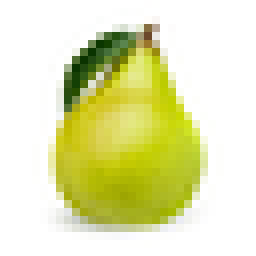
#> input picture Entrega_02/pera.png, 32 x 32 px, found by its file name (shown 8 times larger)
$ jupyter execute --allow-errors Entrega_02.ipynb
#> lines starting #> are read from the running program, lines starting #| are printed output that depends on the picture; after the words box and inside, x2 and y2 are one past the last pixel; in counts of white or black regions, pixels touching at a corner belong together
<a href="https://colab.research.google.com/github/bdbejarc/Instrumentos-Opticos/blob/main/Entrega_02.ipynb" target="_parent"></a>

[cell 1]
# Importar librerías

import pandas as pd
import matplotlib as mlt
import numpy as np
import matplotlib.pyplot as plt
import cv2

[cell 2]
# Coordenadas de mundo
nm = 1e-9
um = 1e-6
mm = 1e-3
cm = 1e-2

# Longitud de onda
w_length = 450*nm


# # Solo por operación definimos N y M de una imagen 2048 x 2048
# N = 2048 # coordenada X
# M = 2048 # coordenada Y


# Diferenciales, como N y M pendientes por definir para una imagen
dx = dy = 1*um # los diferenciales (tamaño de pixel)

[cell 3]
# Función para graficar complejos
def fun_ploteo_complejo(mat, indicador, escala):
    '''
    mat  es una matriz compleja a plotear
    indicador = I para intensidad, A para amplitud, P para fase
    escala = 1 para nada, 0 para logarítmica
    '''
    if(indicador =="I"):
        mat = np.abs(mat)**2
    elif(indicador == "A"):
        mat = np.abs(mat)
    elif(indicador == "P"):
        mat = np.angle(mat)

    if (escala == 1):
        plt.figure()
        plt.imshow(mat)
        plt.colorbar()
        plt.show()
    else:
        plt.figure()
        plt.imshow( np.log( mat + 0.0001))
        plt.colorbar()
        plt.show()

[cell 4]
pera_img = cv2.imread('pera.png', 0)              # Lecutra del .csv como un objeto np.array
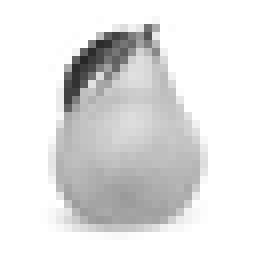
#> pera_img: shape (32, 32) (shown 8 times larger); min 39, max 255, mean 225.8
print(np.shape(pera_img) )
#| (32, 32)

[cell 5]
gafas_img = cv2.imread('gafas.png', 0)              # Lecutra del .csv como un objeto np.array
print(np.shape(gafas_img) )

[cell 6]
dodoco = cv2.imread('dodoco.jpeg', 0)              # Lecutra del .csv como un objeto np.array
#> (the rest of this cell did not finish here and is left out)

[cell 7]
#Abertura circular

mask = np.zeros((1024,1024), dtype = "uint8")
coord_prev = np.shape(mask)
coord = int(coord_prev[0]/2)
print (coord)
cv2.circle(mask, (coord, coord), 20, 1, -1)
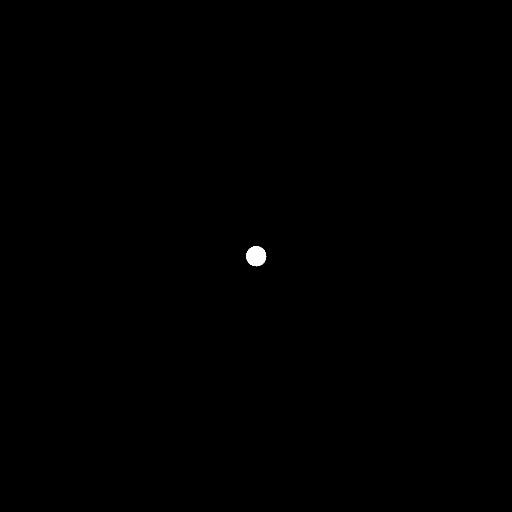
#> mask: shape (1024, 1024) (shown at 1/2 size); values 0 (black) and 1 (white), 0.12% white; 1 white region, box (x1, y1, x2, y2) and area: (492, 492, 533, 533) 1257
plt.imshow(mask)
plt.colorbar()
plt.show()

[cell 8]
mask2 = np.zeros((1024,1024), np.uint8)
cv2.rectangle(mask2, (506,506), (500,500),10, -1)
#> mask2: shape (1024, 1024); values 0 (black) and 10 (white), 0% white; 1 white region, box (x1, y1, x2, y2) and area: (500, 500, 507, 507) 49
plt.figure()
plt.imshow(mask2)
plt.colorbar()
plt.show()

[cell 9]
def fun_prop_Fresnel(campo, w_length, z, L_x, L_y, dx, dy, fft = True ):
    '''

    '''
#> called with w_length = 4.5e-07, z = 3e-05, L_x = 3.2e-05, L_y = 3.2e-05, dx = 1e-06, dy = 1e-06, fft = True
    # Vector de onda
    k_vect = 2*np.pi/w_length

    # Número de muestras
    N_x = int(L_x/dx)
    N_y = int(L_y/dy)

    # delta espacio del plano z=0, satisfaciendo el requerimiento para el kernel de DFT
    dx_0 = (w_length * z)/(dx * N_x)
    dy_0 = (w_length * z)/(dy * N_y)

    # 2. Preparar U'
    # Preparar U', inicialmente una matriz de ceros
    U_prima = np.zeros(np.shape(campo), dtype = np.complex128)


    #  Este bloque de código es equivalente al anterior, pero con la diferencia que se reemplazaron los valores de dx_0 y dy_0
    # para evitar divisiones por cero cuando z=0
    for n_0 in np.arange(N_x):
        for m_0 in np.arange(N_y):
            U_prima[n_0,m_0] = campo[n_0, m_0] * np.exp( (1j*k_vect/(2*z) ) * ( (n_0*dx_0 )**2 + (m_0*dy_0 )**2) )


     # 3. DFT// de U' para obtener U'' en una pisición z
    if fft == False:
          U_2prima = fun_DFT(U_prima, L_x, L_y, dx, dy)
    else:
          U_2prima = np.fft.fftshift(np.fft.fftn(U_prima))


    # 4. Escalar U
    # Inicialmente U como una matriz de ceros
    U_z = np.zeros(np.shape(campo), dtype = np.complex128)

    # Escalar
    for n in np.arange(N_x):
        for m in np.arange(N_y):
            U_z[n,m] = U_2prima[n,m] * np.exp(1j*k_vect*z)/(1j*w_length*z)  * np.exp( k_vect*1j/(2*z) * ( (n*dx)**2 +(m*dy)**2 ) )

    return U_z

[cell 10]
propagado = fun_prop_Fresnel(pera_img, w_length, 30*um, 32*um,32*um,1*um,1*um, True)
fun_ploteo_complejo(propagado, "I", 1)
#> in fun_ploteo_complejo, `mat = np.abs(mat)**2`:
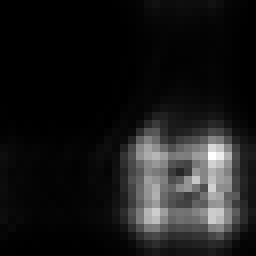
#> mat: shape (32, 32) float64 (shown 8 times larger); min 2.55e+25, max 2.92e+30, mean 2.97e+29; drawn with min black and max white
#> in fun_ploteo_complejo, `plt.show()`:
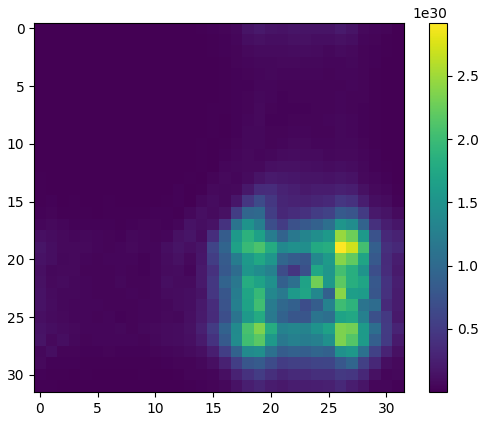
#> figure drawn by matplotlib, 2 panels

[cell 11]
propagado = fun_prop_Fresnel(mask, w_length, 10*um, 1024*um,1024*um,1*um,1*um, True)
fun_ploteo_complejo(propagado, "I", 1)

[cell 12]
def Fresnel (campo, w_length, z, dx, dy):
    # Vector de onda
#> called with w_length = 4.5e-07, z = 5e-06, dx = 1e-06, dy = 1e-06
    k_vect = 2*np.pi/w_length


    #Definamos el espacio coordenado
    N,M = np.shape(campo)
#> N = 1024; M = 1024
    x = np.arange(-int(M/2), int(M/2), 1)
#> x = 1024 values from -512 to 511
    y = np.arange(-int(N/2), int(N/2), 1)
#> y = 1024 values from -512 to 511
    X,Y = np.meshgrid(x,y)

    # damos dimensiones de mundo
    dx_0 = X * (w_length * z)/(dx * N)
    dy_0 = Y * (w_length * z)/(dy * M)

    # definimos las fases esféricas
    C1 = np.exp((1j*k_vect/2*z) * ( dx_0**2 + dy_0**2))
    C2 = np.exp((1j*k_vect/z) * (N * dx_0 + M * dy_0))

    # 2. Preparar U'
    U_p = campo * C1

    # 3. DFT// de U' para obtener U'' en una pisición z
    U_2p = np.fft.fftshift(np.fft.fftn(U_p))


    # 4. Escalar U
    prop = U_2p * C2

    return prop

[cell 13]
def EspectroAngular (campo, w_length, z, dx, dy):
  # Vector de onda
    k_vect = 2*np.pi/w_length

    #Definamos el espacio coordenado
    N,M = np.shape(campo)
    x = np.arange(-int(M/2), int(M/2), 1)
    y = np.arange(-int(N/2), int(N/2), 1)
    X,Y = np.meshgrid(x,y)

    # damos dimensiones de mundo
    fX = X * (1 / (M*dx))
    fY = Y * (1 / (N*dy))

    # 2. Calculamos el espectro angular discreto A[p,q,0] utilizando FFT.
    A0 = (np.fft.fft2(campo))

    # definimos las fases esféricas
    C1 = np.exp((1j*k_vect*z) * np.sqrt(1 - (w_length**2)*((fX**2) + (fY**2))))

    # 3. Aplicamos la función de transferencia
    Az = A0 * C1

    # 4. Calculamos el campo propagado U[n,m,z] como la IFFT del espectro angular propagado y reordenamos
    Uprop = (np.fft.ifftn(Az))

    return Uprop

Prueba de transformada de Fresnel usando una abertura circular

[cell 14]
propFresnelC = Fresnel(mask, w_length, 5*um, dx, dy)
fun_ploteo_complejo(propFresnelC, "I", 1)
np.shape(propFresnelC)
#> Out = (1024, 1024)

Prueba de espectro angular usando una abertura circular

[cell 15]
propASC = EspectroAngular(mask, w_length, 0.4*um, dx, dy)
#> (the rest of this cell did not finish here and is left out)

Prueba de Transformada de Fresnel usando una abertura rectangular

[cell 16]
propFresnelR = Fresnel(mask2, w_length, 1*mm, dx, dy)
fun_ploteo_complejo(propFresnelR, "I", 1)

Prueba de Espectro Angular usando una abertura rectangular

[cell 17]
propASR = Fresnel(mask2, w_length, 0.4*um, dx, dy)
fun_ploteo_complejo(propASR, "I", 1)

[cell 18]
#propag = Fresnel(gafas_img, w_length, 69999*um,1*um,1*um)   #Necesita agregar +1 al meshgrid
#fun_ploteo_complejo(propag, "I", 1)

[cell 19]
#propag = Fresnel(dodoco, w_length, 85*mm,1*um,1*um)
#fun_ploteo_complejo(propag, "I", 1)

Segundo punto, a

[cell 20]
M = 1024
x = np.arange(-int(M/2), int(M/2)+1, 1)
y = x = np.arange(-int(M/2), int(M/2)+1, 1)

X,Y = np.meshgrid(x,y)
np.shape(np.meshgrid(x,y))

def transmitancia (m, L, x):

#> called with m = 1, L = 1e-06, x = array of shape (1025,)
  for x in np.arange(M):
    y = (1/2) * (1 + (m * np.cos((2* np.pi * x) / L)))

  return y

dy_0 = transmitancia(1, dx, x)
#print(dy_0)

[cell 21]
M = np.shape(mask[0])
#> M = (1024,)
#> (the rest of this cell did not finish here and is left out)

#> (a cell that did not finish here is left out)

Segundo punto, b

[cell 23]
espaciolibre = np.zeros((1024,1024), dtype = "uint8")
coord_prev = np.shape(espaciolibre)
coord = int(coord_prev[0]/2)
print (coord)
cv2.circle(espaciolibre, (coord, coord), 60, 1, -1)
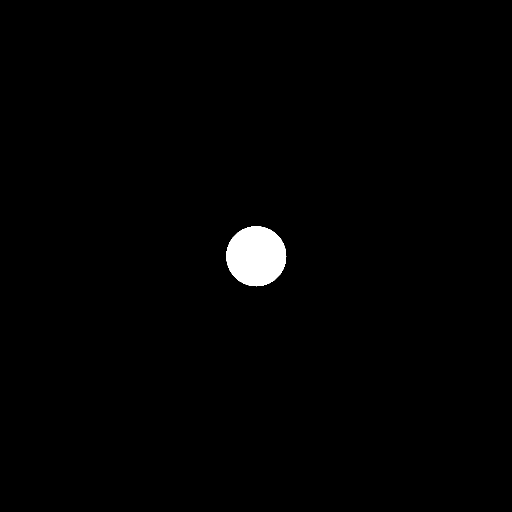
#> espaciolibre: shape (1024, 1024) (shown at 1/2 size); values 0 (black) and 1 (white), 1.1% white; 1 white region, box (x1, y1, x2, y2) and area: (452, 452, 573, 573) 11289
plt.imshow(espaciolibre)
plt.colorbar()
plt.show()

[cell 24]
prop_espaciolibre = Fresnel(espaciolibre, w_length, 1*mm, dx, dy)
Ipel = fun_ploteo_complejo(prop_espaciolibre, "I", 1)
print(Ipel)
#| None

[cell 25]
plt.plot(np.abs(np.diag(prop_espaciolibre)))
#> figure, not shown here; curve peaks at x = 512, y = 11289

[cell 26]
dona = np.zeros((1024,1024), dtype = "uint8")
coord_prev = np.shape(dona)
coord = int(coord_prev[0]/2)
print(coord)
cv2.circle(dona, (coord, coord), 50, 1, 40)
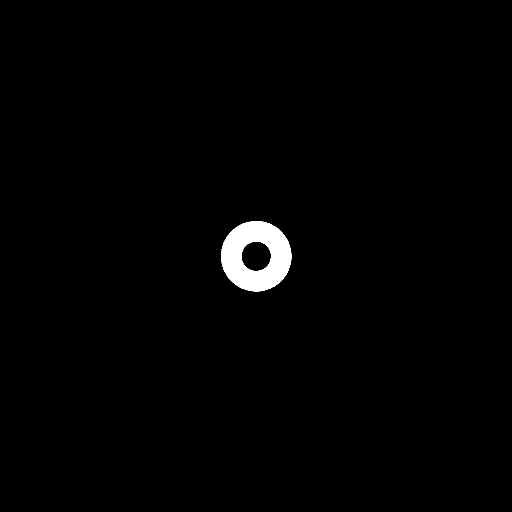
#> dona: shape (1024, 1024) (shown at 1/2 size); values 0 (black) and 1 (white), 1.2% white; 1 white region, box (x1, y1, x2, y2) and area: (442, 442, 583, 583) 12824
plt.imshow(dona)
plt.colorbar()
plt.show()

[cell 27]
tA = Fresnel(dona, w_length, 1*mm, dx, dy)
I1 = fun_ploteo_complejo(tA, "I", 1)
print(I1)
#| None

[cell 28]
plt.plot(np.abs(np.diag(tA)))
#> figure, not shown here; curve peaks at x = 512, y = 12824

[cell 29]
donacom = np.zeros((1024,1024), dtype = "uint8")
coord_prev = np.shape(donacom)
coord = int(coord_prev[0]/2)
print (coord)
cv2.circle(donacom, (coord, coord), 20, 1, -1)
plt.imshow(donacom)
plt.colorbar()
plt.show()

[cell 30]
tAcom = Fresnel(donacom, w_length, 1*mm, dx, dy)
I2 = fun_ploteo_complejo(tAcom, "I", 1)
print(I2)
#| None

[cell 31]
plt.plot(np.abs(np.diag(tAcom)))
#> figure, not shown here; curve peaks at x = 512, y = 1257

[cell 32]
Suma = tA + tAcom
fun_ploteo_complejo((Suma), "I", 1)

[cell 33]
plt.plot(np.abs(np.diag(Suma)))
#> figure, not shown here; curve peaks at x = 512, y = 14081

Segundo punto, c

[cell 34]
pinhole = np.zeros((1024,1024), dtype = "uint8")
coord_prev = np.shape(pinhole)
coord = int(coord_prev[0]/2)
print(coord)
cv2.circle(pinhole, (coord, coord), 10, 1, -1)
#> pinhole: shape (1024, 1024); values 0 (black) and 1 (white), 0.03% white; 1 white region, box (x1, y1, x2, y2) and area: (502, 502, 523, 523) 317
plt.imshow(pinhole)
plt.colorbar()
plt.show()

[cell 35]
Arago_prevF = Fresnel(pinhole, w_length, 0.4*um, dx, dy)   #Hacemos propagar desde el pinhole
fun_ploteo_complejo(Arago_prevF, "I", 1)
#> in fun_ploteo_complejo (call 10), `plt.show()`:
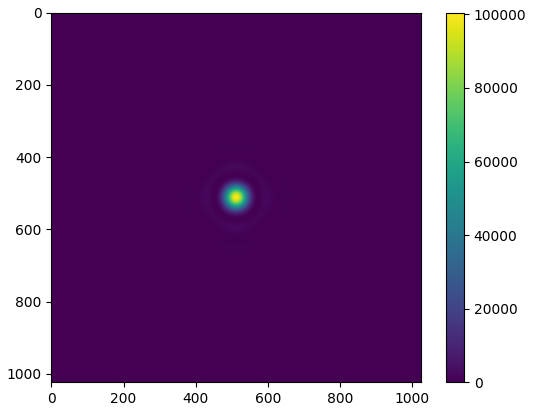
#> figure drawn by matplotlib, 2 panels

[cell 36]
AragoF = Fresnel(Arago_prevF, w_length, 10*mm, dx, dy)  #Propagamos la interacción del campo con el pinhole hasta la abertura
fun_ploteo_complejo(AragoF, "I", 0)
#> in fun_ploteo_complejo (call 11), `plt.show()`:
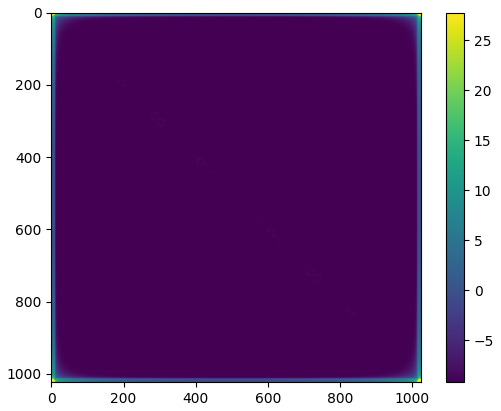
#> figure drawn by matplotlib, 2 panels

[cell 37]
Arago_prevAS = Fresnel(pinhole, w_length, 0.4*um, dx, dy)   #Hacemos propagar el campo inicial a través del pinhole
fun_ploteo_complejo(Arago_prevAS, "I", 1)

[cell 38]
AragoAS = EspectroAngular(Arago_prevAS, w_length, 1*mm, dx, dy)
fun_ploteo_complejo(AragoAS, "I", 1)

[cell 39]
plt.plot(np.abs(np.diag(AragoF)))
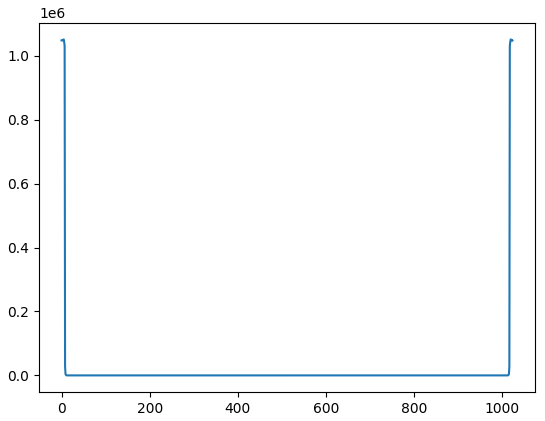
#> figure drawn by matplotlib, 1 panel; curve peaks at x = 5, y = 1050977.2

[cell 40]
plt.plot(np.abs(np.diag(AragoAS)))
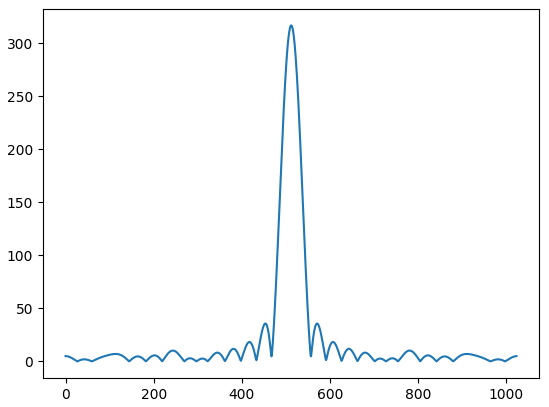
#> figure drawn by matplotlib, 1 panel; curve peaks at x = 512, y = 316.8
